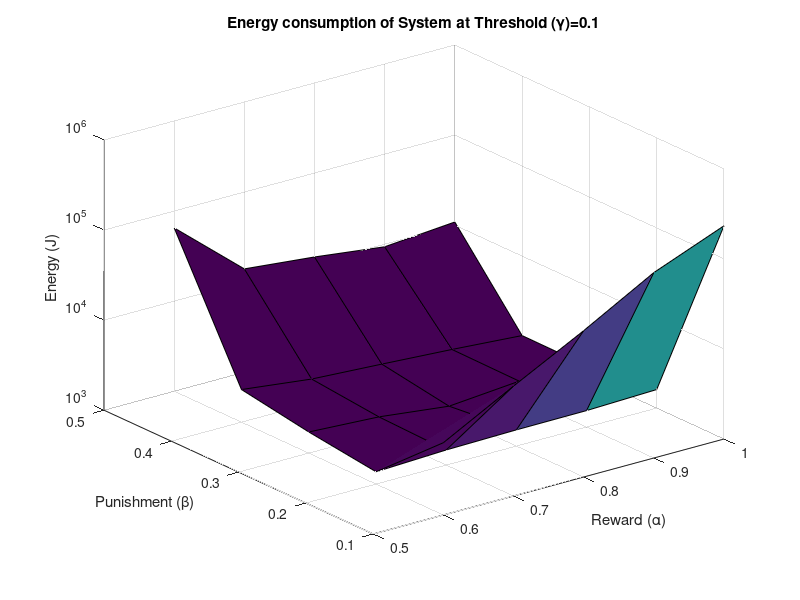
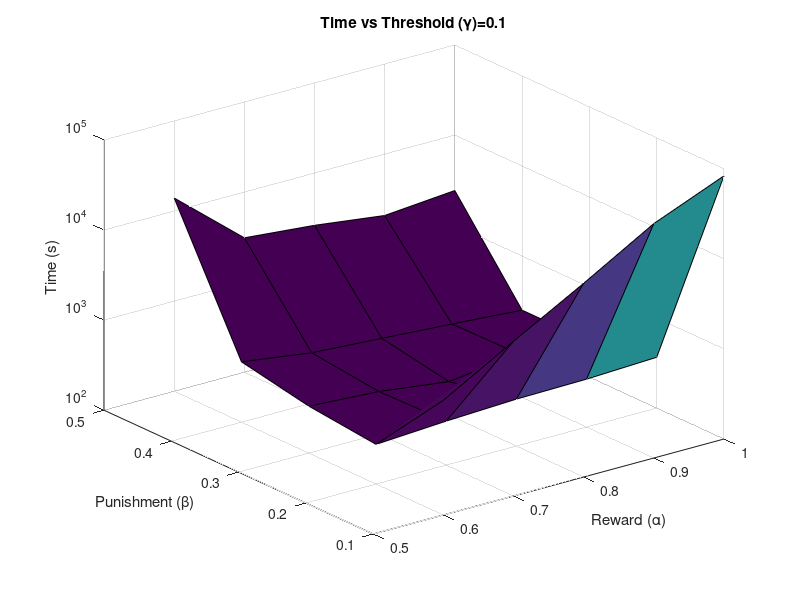
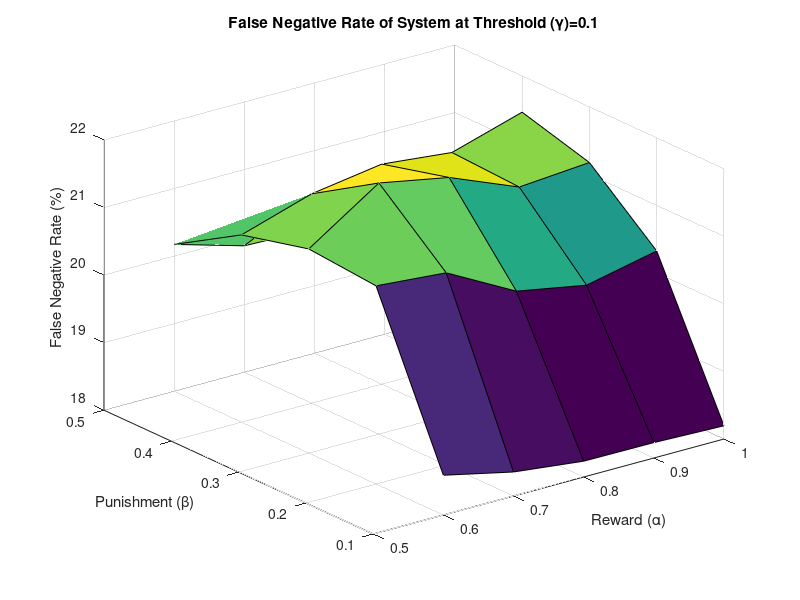
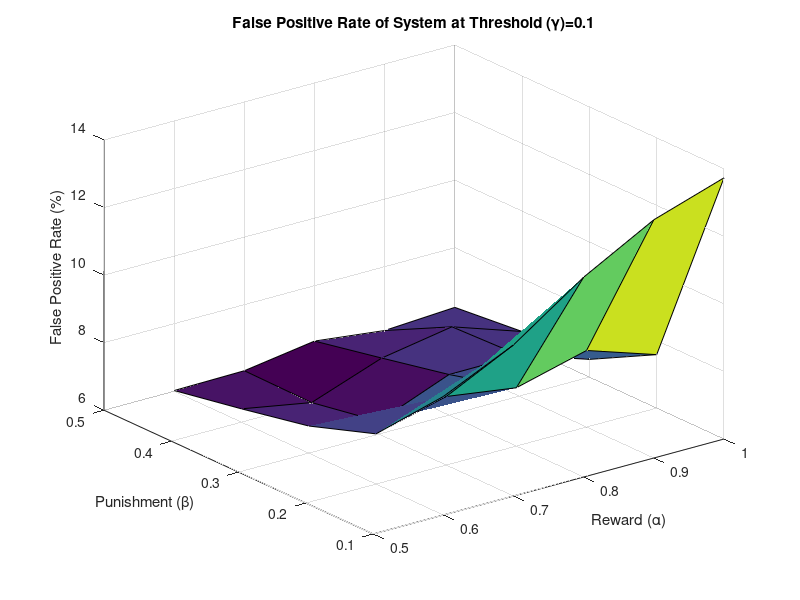

Source code (MATLAB) for these figures, in order:
load('sim_results.mat');


% for i=1:(numPunishment*numThreshold):(numReward*numPunishment*numThreshold)
%     figure
%     x=reshape(results(i:i+(numPunishment*numThreshold)-1,4), [numPunishment,numThreshold]);
%     surf(myPunish,myThreshold,x)
%     tt=sprintf('Energy consumption of System at Reward (\\alpha)=%0.1f',results(i,1));
%     title(tt);
%     xlabel('Punishment (\beta)');
%     ylabel('Threshold (\gamma)');
%     zlabel('Energy (J)');
%     set(gca, 'ZScale', 'log');
% end

fnr=results(:,fns)./(results(:,fns)+results(:,tps))*100;
fpr=results(:,fps)./(results(:,fps)+results(:,tns))*100;

for i=1:numThreshold
    ee=zeros(1,(numPunishment*numReward));
    t=zeros(1,(numPunishment*numReward));
    fnrs=zeros(1,(numPunishment*numReward));
    fprs=zeros(1,(numPunishment*numReward));
    
    cnt=1;
    for j=i:numThreshold:(numReward*numPunishment*numThreshold)
        ee(cnt)=results(j,energys);
        ts(cnt)=results(j,time);
        fnrs(cnt)=fnr(j);
        fprs(cnt)=fpr(j);
        
        cnt=cnt+1;
    end
    
    figure
    ee=reshape(ee, [numPunishment,numReward]);
    surf(myReward,myPunish,ee)
    tt=sprintf('Energy consumption of System at Threshold (\\gamma)=%0.1f',results(i,3));
    title(tt);
    xlabel('Reward (\alpha)');
    ylabel('Punishment (\beta)');
    zlabel('Energy (J)');
    set(gca, 'ZScale', 'log');
    
    
    figure
    ts=reshape(ts, [numPunishment,numReward]);
    surf(myReward,myPunish,ts)
    tt=sprintf('Time vs Threshold (\\gamma)=%0.1f',results(i,3));
    title(tt);
    xlabel('Reward (\alpha)');
    ylabel('Punishment (\beta)');
    zlabel('Time (s)');
    set(gca, 'ZScale', 'log');
    
    
    figure
    fnrs=reshape(fnrs, [numPunishment,numReward]);
    surf(myReward,myPunish,fnrs)
    tt=sprintf('False Negative Rate of System at Threshold (\\gamma)=%0.1f',results(i,3));
    title(tt);
    xlabel('Reward (\alpha)');
    ylabel('Punishment (\beta)');
    zlabel('False Negative Rate (%)');
    %set(gca, 'ZScale', 'log');
    
    figure
    fprs=reshape(fprs, [numPunishment,numReward]);
    surf(myReward,myPunish,fprs)
    tt=sprintf('False Positive Rate of System at Threshold (\\gamma)=%0.1f',results(i,3));
    title(tt);
    xlabel('Reward (\alpha)');
    ylabel('Punishment (\beta)');
    zlabel('False Positive Rate (%)');
    %set(gca, 'ZScale', 'log');
end